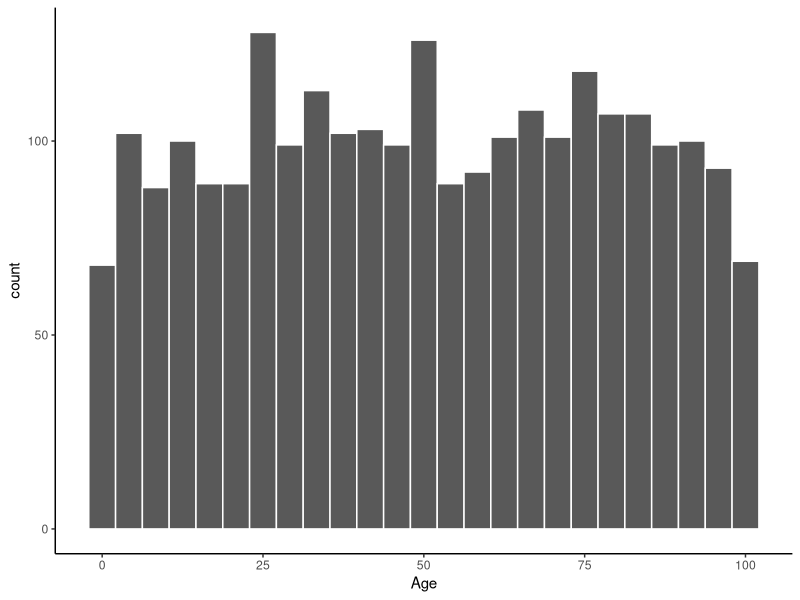

Reproduce this figure in R.
## ---- chunk 1
knitr::opts_chunk$set(echo = TRUE)
## ---- chunk 2
#setwd("type/here/the/address/")
setwd("/Users/javier/Documents/Jupyter/BMI_6106_2022/Problem_Sets/HW1/")
## ---- chunk 3
#setwd("type/here/the/address/")
list.files()
## ---- chunk 4
KG_Samples = read.table("igsr_samples.tsv",sep = "\t", header = T)
head(KG_Samples)
## ---- chunk 5
library(tidyverse)
head(KG_Samples$Data.collections,2)
KG_Samples = KG_Samples %>%
  separate(Data.collections,c("A","B","C","D","E"),",")
## ---- chunk 6
nrow(KG_Samples) ##2513
## ---- chunk 7
table(KG_Samples$Sex)

KG_Samples %>% group_by(Sex) %>% tally()
## ---- chunk 8
table(KG_Samples$Population.code,KG_Samples$Sex)
## ---- chunk 9
KG_Samples %>% filter(Population.code =="GBR") %>% group_by(Sex) %>% tally()

## ---- chunk 10
sample(c(0:100),1)
## ---- chunk 11
KG_Samples$Age = sample(c(0:100),size = nrow(KG_Samples), replace = TRUE)
head(KG_Samples,2)
## ---- chunk 12
KG_Samples = KG_Samples[,c(1,2,14,3:8)]
head(KG_Samples,2)
## ---- chunk 13
colnames(KG_Samples)

KG_Samples = subset(KG_Samples, select=-c(Biosample.ID))

colnames(KG_Samples)
## ---- chunk 14
summary_Age <- KG_Samples %>% 
  summarize(mean = mean(Age), std_dev = sd(Age))
summary_Age
## ---- chunk 15
summary_sex_Age <- KG_Samples %>% 
  group_by(Sex) %>% 
  summarize(mean = mean(Age, na.rm = TRUE), 
            std_dev = sd(Age, na.rm = TRUE))
summary_sex_Age
## ---- chunk 16
KG_Samples %>% 
  group_by(Population.name) %>% 
  summarize(count = n()) %>% 
  arrange(desc(count))
## ---- chunk 17
KG_Samples <- KG_Samples %>% 
  mutate(Age_Months = Age * 52)
## ---- chunk 18
ggplot(data = KG_Samples, mapping = aes(x = Age)) +
  geom_histogram(color = "white", bins = 25)+
  theme_classic()
## ---- chunk 19
KG_Samples = KG_Samples %>% 
  mutate(Age_EUR = if_else(condition = Age <50 & Superpopulation.code=="EUR",true = 1,false = 0))
head(KG_Samples,2)
